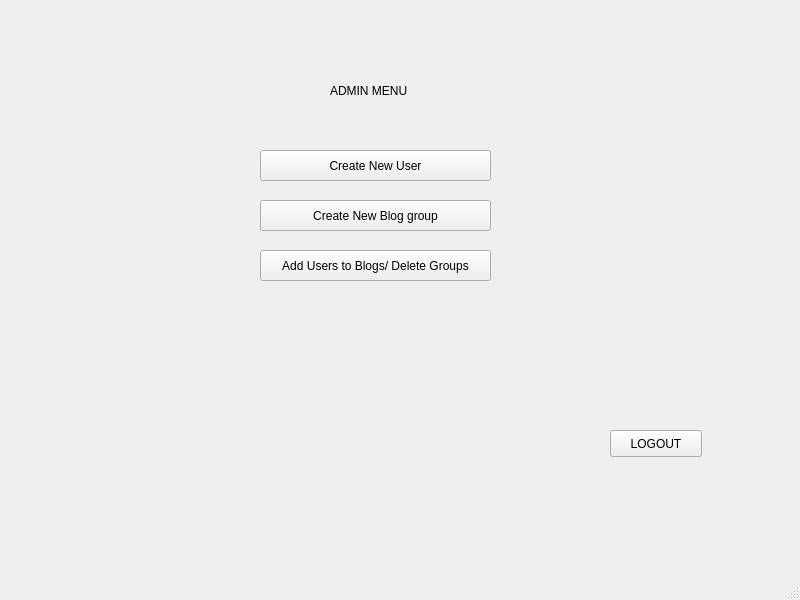
<?xml version="1.0" encoding="UTF-8"?>
<ui version="4.0">
 <class>AdminMainMenu</class>
 <widget class="QMainWindow" name="AdminMainMenu">
  <property name="geometry">
   <rect>
    <x>0</x>
    <y>0</y>
    <width>800</width>
    <height>600</height>
   </rect>
  </property>
  <property name="windowTitle">
   <string>MainWindow</string>
  </property>
  <widget class="QWidget" name="centralwidget">
   <widget class="QLabel" name="label">
    <property name="geometry">
     <rect>
      <x>330</x>
      <y>70</y>
      <width>101</width>
      <height>41</height>
     </rect>
    </property>
    <property name="text">
     <string>ADMIN MENU</string>
    </property>
   </widget>
   <widget class="QPushButton" name="newBlogButton">
    <property name="geometry">
     <rect>
      <x>260</x>
      <y>200</y>
      <width>231</width>
      <height>31</height>
     </rect>
    </property>
    <property name="text">
     <string>Create New Blog group</string>
    </property>
   </widget>
   <widget class="QPushButton" name="createUser">
    <property name="geometry">
     <rect>
      <x>260</x>
      <y>150</y>
      <width>231</width>
      <height>31</height>
     </rect>
    </property>
    <property name="text">
     <string>Create New User</string>
    </property>
   </widget>
   <widget class="QPushButton" name="addUsersButton">
    <property name="geometry">
     <rect>
      <x>260</x>
      <y>250</y>
      <width>231</width>
      <height>31</height>
     </rect>
    </property>
    <property name="text">
     <string>Add Users to Blogs/ Delete Groups</string>
    </property>
   </widget>
   <widget class="QPushButton" name="LogOutButton">
    <property name="geometry">
     <rect>
      <x>610</x>
      <y>430</y>
      <width>92</width>
      <height>27</height>
     </rect>
    </property>
    <property name="text">
     <string>LOGOUT</string>
    </property>
   </widget>
  </widget>
  <widget class="QMenuBar" name="menubar">
   <property name="geometry">
    <rect>
     <x>0</x>
     <y>0</y>
     <width>800</width>
     <height>21</height>
    </rect>
   </property>
  </widget>
  <widget class="QStatusBar" name="statusbar"/>
 </widget>
 <resources/>
 <connections/>
</ui>
